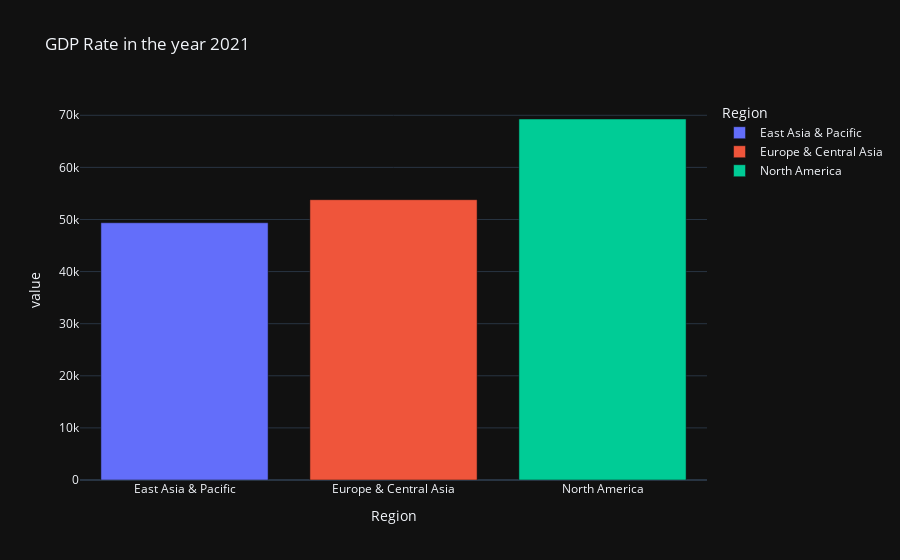

This figure's notebook cell:
### Markdown cell above
### Comparing one year i.e., "2021" using bar chart

### Code cell
fig = px.bar(Group_by, x = Group_by.index, y="value",color = Group_by.index, title="GDP Rate in the year 2021",template = "plotly_dark")
fig.show()

### Figure 1 — Plotly figure (JSON) as saved in the notebook; plotly's stock layout.template omitted (floating-point values rounded to 4 significant figures)
{"data": [{"alignmentgroup": "True", "hovertemplate": "Region=%{x}<br>value=%{y}<extra></extra>", "legendgroup": "East Asia & Pacific", "marker": {"color": "#636efa", "pattern": {"shape": ""}}, "name": "East Asia & Pacific", "offsetgroup": "East Asia & Pacific", "orientation": "v", "showlegend": true, "textposition": "auto", "type": "bar", "x": ["East Asia & Pacific"], "xaxis": "x", "y": [49370.0], "yaxis": "y"}, {"alignmentgroup": "True", "hovertemplate": "Region=%{x}<br>value=%{y}<extra></extra>", "legendgroup": "Europe & Central Asia", "marker": {"color": "#EF553B", "pattern": {"shape": ""}}, "name": "Europe & Central Asia", "offsetgroup": "Europe & Central Asia", "orientation": "v", "showlegend": true, "textposition": "auto", "type": "bar", "x": ["Europe & Central Asia"], "xaxis": "x", "y": [53800.0], "yaxis": "y"}, {"alignmentgroup": "True", "hovertemplate": "Region=%{x}<br>value=%{y}<extra></extra>", "legendgroup": "North America", "marker": {"color": "#00cc96", "pattern": {"shape": ""}}, "name": "North America", "offsetgroup": "North America", "orientation": "v", "showlegend": true, "textposition": "auto", "type": "bar", "x": ["North America"], "xaxis": "x", "y": [69290.0], "yaxis": "y"}], "layout": {"barmode": "relative", "legend": {"title": {"text": "Region"}, "tracegroupgap": 0}, "title": {"text": "GDP Rate in the year 2021"}, "xaxis": {"anchor": "y", "categoryarray": ["East Asia & Pacific", "Europe & Central Asia", "North America"], "categoryorder": "array", "domain": [0, 1], "title": {"text": "Region"}}, "yaxis": {"anchor": "x", "domain": [0, 1], "title": {"text": "value"}}}}
